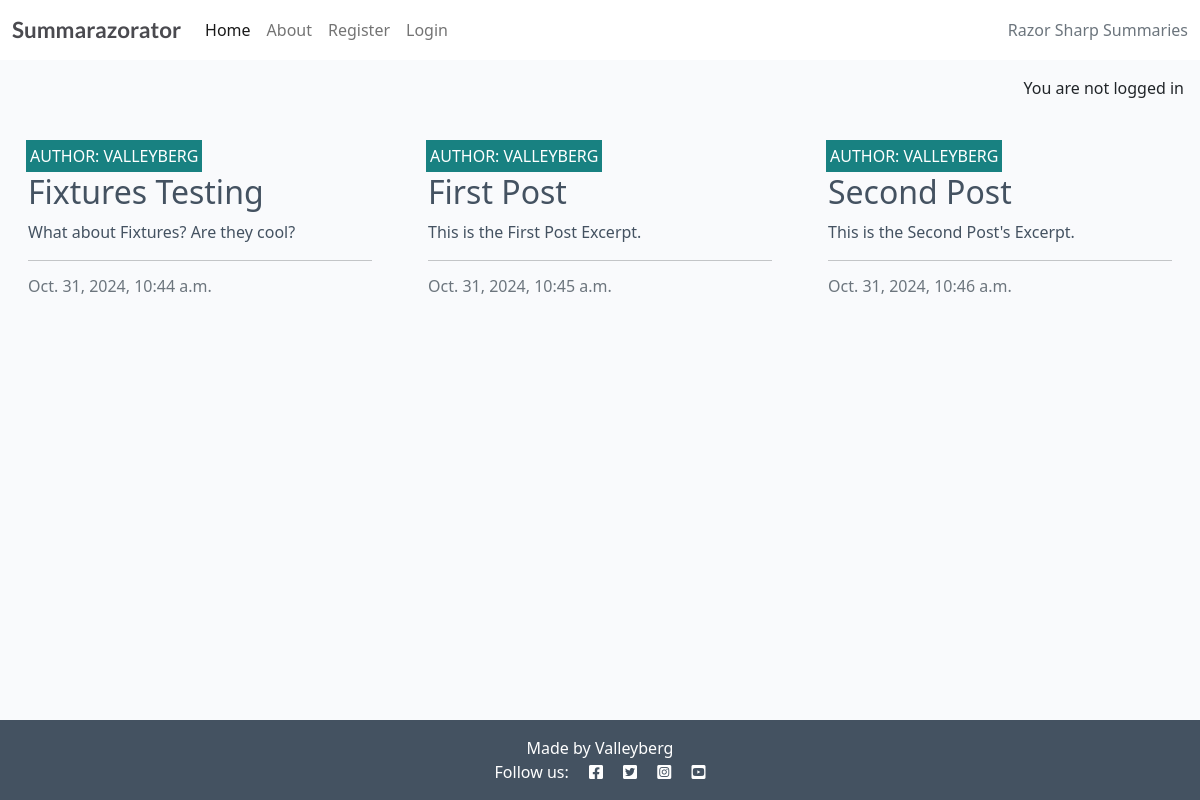
The page / on the database its author committed.
### forum/models.py (models this page shows, shortened)
class Post(models.Model):
    title = models.CharField(max_length=200, unique=True)
    slug = models.SlugField(max_length=200, unique=True)
    author = models.ForeignKey(User, on_delete=models.CASCADE, related_name="forum_posts")
    featured_image = CloudinaryField('image', default='placeholder')
    content = models.TextField()
    created_on = models.DateTimeField(auto_now_add=True)
    updated_at = models.DateTimeField(auto_now=True)
    status = models.IntegerField(choices=STATUS, default=0)
    excerpt = models.TextField(blank=True)
    class Meta:
        ordering = ['created_on']

### forum/views.py (the view)
# urls.py: path('', views.PostList.as_view(), name='home'),
class PostList(generic.ListView):
    queryset = Post.objects.all()
    template_name = 'forum/index.html'
    paginate_by = 6

### forum/templates/forum/index.html (shortened to what this page needs)
{% extends "base.html" %}
{% load static %}
{% block content %}
<div class="container-fluid">
    <div class="row">
        <div class="col-12 mt-3 left">
            <div class="row">
                {% for post in post_list %}
                <div class="col-md-4">
                    <div class="card mb-4">
                        <div class="card-body">
                            <div class="image-container">
                                <div class="image-flash">
                                    <p class="author">Author: {{ post.author }}</p>
                                </div>
                            </div>
                            <a href="{% url 'post_detail' post.slug %}" class="post-link">
                                <h2 class="card-title">{{ post.title }}</h2>
                                <p class="card-text">{{ post.excerpt }}</p>
                            </a>
                            <hr />
                            <p class="card-text text-muted h6">{{ post.created_on}}
                            </p>
                        </div>
                    </div>
                </div>
                {% if forloop.counter|divisibleby:3 %}
            </div>
                {% endif %}
                {% endfor %}
        </div>
    </div>
</div>
{% endblock %}

### templates/base.html (shortened to what this page needs)
{% load static %}
{% url 'home' as home_url %}
{% url 'about' as about_url %}
{% url 'account_login' as login_url %}
{% url 'account_signup' as signup_url %}
{% url 'account_logout' as logout_url %}
<!DOCTYPE html>
<html class="h-100" lang="en">
<head>
    <link rel="stylesheet" href="https://cdnjs.cloudflare.com/ajax/libs/font-awesome/5.15.3/css/all.min.css">
    <link href="https://cdn.jsdelivr.net/npm/bootstrap@5.0.1/dist/css/bootstrap.min.css" rel="stylesheet"
>
    <link rel="stylesheet" href="{% static 'css/style.css' %}">
</head>
<body class="d-flex flex-column h-100 main-bg">
    <nav class="navbar navbar-expand-lg navbar-light bg-white">
        <div class="container-fluid">
            <a class="navbar-brand" href="{% url 'home' %}"><span class="brand">Summarazorator</span></a>
            <div class="collapse navbar-collapse" id="navbarText">
                <ul class="navbar-nav me-auto mb-2 mb-lg-0">
                    <li class="nav-item">
                        <a class="nav-link {% if request.path == home_url %}active{% endif %}" aria-current="page"
                            href="{% url 'home' %}">Home</a>
                    </li>
                    <li class="nav-item">
                        <a class="nav-link {% if request.path == about_url %}active{% endif %}" aria-current="page"
                            href="{% url 'about' %}">About</a>
                    </li>
                    {% if user.is_authenticated %}
                    <li class="nav-item">
                        <a class="nav-link {% if request.path == logout_url %}active{% endif %}" aria-current="page"
                            href="{% url 'account_logout' %}">Logout</a>
                    </li>
                    {% else %}
                    <li class="nav-item">
                        <a class="nav-link {% if request.path == signup_url %}active{% endif %}" aria-current="page"
                            href="{% url 'account_signup' %}">Register</a>
                    </li>
                    <li class="nav-item">
                        <a class="nav-link {% if request.path == login_url %}active{% endif %}" aria-current="page"
                            href="{% url 'account_login' %}">Login</a>
                    </li>
                    {% endif %}
                </ul>
                <span class="navbar-text text-muted">
                    Razor Sharp Summaries
                </span>
            </div>
        </div>
    </nav>
    <main class="flex-shrink-0 main-bg">
        {% if user.is_authenticated %}
        <p class="text-end m-3">You are logged in as {{ user }}</p>
        {% else %}
        <p class="text-end m-3">You are not logged in</p>
        {% endif %}
        {% block content %}{% endblock content %}
    </main>
    <footer class="footer mt-auto py-3 dark-bg">
        <p class="m-0 text-center text-white">Made by Valleyberg</p>
        <p class="m-0 text-center text-white">Follow us: <i class="fab fa-facebook-square ms-3"></i>
            <i class="fab fa-twitter-square ms-3"></i>
            <i class="fab fa-instagram-square ms-3"></i>
            <i class="fab fa-youtube-square ms-3"></i>
        </p>
    </footer>
</body>
</html>

### static/css/style.css (style rules this page uses)
body { background-color: #F9FAFC; }
.brand { font-family: Lato, sans-serif; font-size: 1.4rem; font-weight: 700; color: #4A4A4F; }
.dark-bg { background-color: #445261; }
.main-bg { background-color: #F9FAFC; }
.card { border: none; background-color: transparent; }
.image-container { position: relative; }
.image-flash { position: absolute; bottom: 5%; min-width: 30%; left: -2px; background-color: #188181; }
.author { color: white; margin: 4px; text-transform: uppercase; }
.post-link { text-decoration: none; color: #445261; }

### rows shown on the page
Post: author "VALLEYBERG", title "Fixtures Testing", excerpt "What about Fixtures? Are they cool?", created_on "Oct. 31, 2024, 10:44 a.m."
Post: author "VALLEYBERG", title "First Post", excerpt "This is the First Post Excerpt.", created_on "Oct. 31, 2024, 10:45 a.m."
Post: author "VALLEYBERG", title "Second Post", excerpt "This is the Second Post's Excerpt.", created_on "Oct. 31, 2024, 10:46 a.m."
